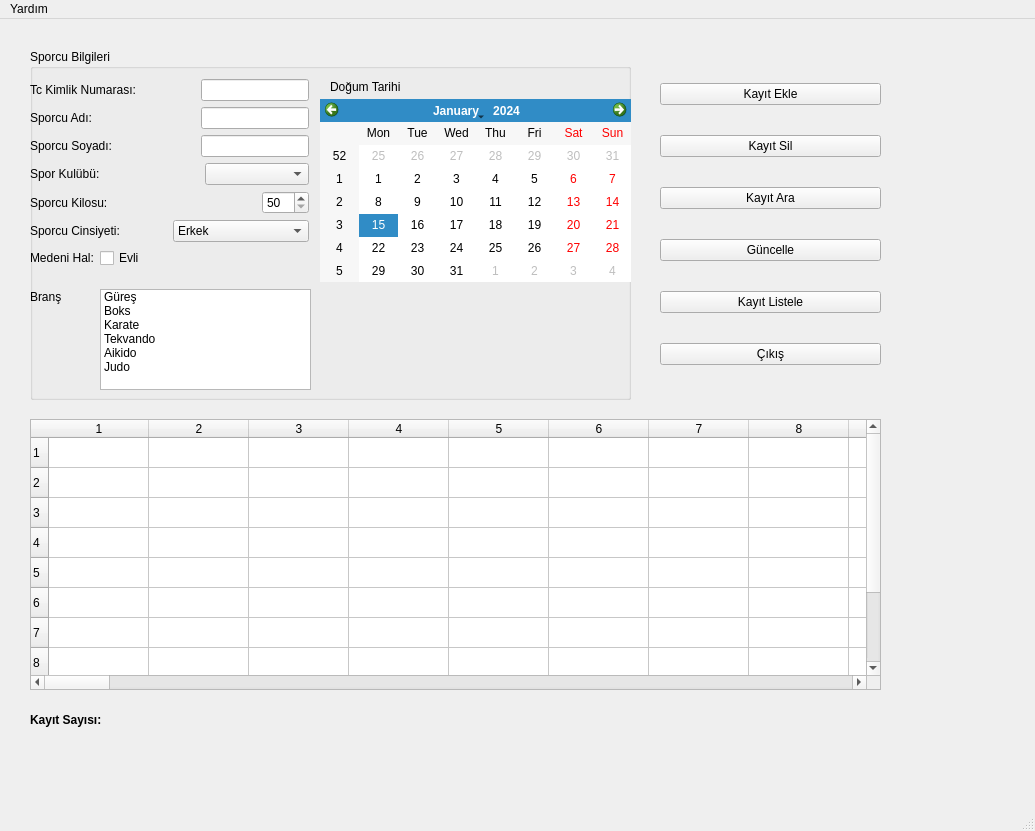
<?xml version="1.0" encoding="UTF-8"?>
<ui version="4.0">
 <class>MainWindow</class>
 <widget class="QMainWindow" name="MainWindow">
  <property name="geometry">
   <rect>
    <x>0</x>
    <y>0</y>
    <width>1035</width>
    <height>831</height>
   </rect>
  </property>
  <property name="windowTitle">
   <string>MainWindow</string>
  </property>
  <property name="styleSheet">
   <string notr="true">.QWidget {
   background-color: beige;
}

/* Nice Windows-XP-style password character. */
QLineEdit[echoMode=&quot;2&quot;] {
    lineedit-password-character: 9679;
}

/* We provide a min-width and min-height for push buttons
   so that they look elegant regardless of the width of the text. */
QPushButton {
    background-color: palegoldenrod;
    border-width: 2px;
    border-color: darkkhaki;
    border-style: solid;
    border-radius: 5;
    padding: 3px;
    min-width: 9ex;
    min-height: 2.5ex;
}

QPushButton:hover {
   background-color: khaki;
}

/* Increase the padding, so the text is shifted when the button is
   pressed. */
QPushButton:pressed {
    padding-left: 5px;
    padding-top: 5px;
    background-color: #d0d67c;
}

QLabel, QAbstractButton {
    font: bold;
}

/* Mark mandatory fields with a brownish color. */
.mandatory {
    color: brown;
}

/* Bold text on status bar looks awful. */
QStatusBar QLabel {
   font: normal;
}

QStatusBar::item {
    border-width: 1;
    border-color: darkkhaki;
    border-style: solid;
    border-radius: 2;
}

QComboBox, QLineEdit, QSpinBox, QTextEdit, QListView {
    background-color: cornsilk;
    selection-color: #0a214c; 
    selection-background-color: #C19A6B;
}

QListView {
    show-decoration-selected: 1;
}

QListView::item:hover {
    background-color: wheat;
}

/* We reserve 1 pixel space in padding. When we get the focus,
   we kill the padding and enlarge the border. This makes the items
   glow. */
QLineEdit, QFrame {
    border-width: 2px;
    padding: 1px;
    border-style: solid;
    border-color: darkkhaki;
    border-radius: 5px;
}

/* As mentioned above, eliminate the padding and increase the border. */
QLineEdit:focus, QFrame:focus {
    border-width: 3px;
    padding: 0px;
}

/* A QLabel is a QFrame ... */
QLabel {
    border: none;
    padding: 0;
    background: none;
}

/* A QToolTip is a QLabel ... */
QToolTip {
    border: 2px solid darkkhaki;
    padding: 5px;
    border-radius: 3px;
    opacity: 200;
}

/* Nice to have the background color change when hovered. */
QRadioButton:hover, QCheckBox:hover {
    background-color: wheat;
}

/* Force the dialog's buttons to follow the Windows guidelines. */
QDialogButtonBox {
    button-layout: 0;
}


© 2021 GitHub, Inc.</string>
  </property>
  <widget class="QWidget" name="centralwidget">
   <widget class="QGroupBox" name="groupBox">
    <property name="geometry">
     <rect>
      <x>30</x>
      <y>30</y>
      <width>601</width>
      <height>351</height>
     </rect>
    </property>
    <property name="title">
     <string>Sporcu Bilgileri</string>
    </property>
    <widget class="QListWidget" name="lwBrans">
     <property name="geometry">
      <rect>
       <x>70</x>
       <y>240</y>
       <width>211</width>
       <height>101</height>
      </rect>
     </property>
     <item>
      <property name="text">
       <string>Güreş</string>
      </property>
     </item>
     <item>
      <property name="text">
       <string>Boks</string>
      </property>
     </item>
     <item>
      <property name="text">
       <string>Karate</string>
      </property>
     </item>
     <item>
      <property name="text">
       <string>Tekvando</string>
      </property>
     </item>
     <item>
      <property name="text">
       <string>Aikido</string>
      </property>
     </item>
     <item>
      <property name="text">
       <string>Judo</string>
      </property>
     </item>
    </widget>
    <widget class="QLabel" name="label_9">
     <property name="geometry">
      <rect>
       <x>300</x>
       <y>30</y>
       <width>71</width>
       <height>16</height>
      </rect>
     </property>
     <property name="text">
      <string>Doğum Tarihi</string>
     </property>
    </widget>
    <widget class="QCalendarWidget" name="cwDTarihi">
     <property name="geometry">
      <rect>
       <x>290</x>
       <y>50</y>
       <width>312</width>
       <height>183</height>
      </rect>
     </property>
    </widget>
    <widget class="QLabel" name="label_8">
     <property name="geometry">
      <rect>
       <x>0</x>
       <y>240</y>
       <width>31</width>
       <height>16</height>
      </rect>
     </property>
     <property name="text">
      <string>Branş</string>
     </property>
    </widget>
    <widget class="QWidget" name="">
     <property name="geometry">
      <rect>
       <x>0</x>
       <y>30</y>
       <width>279</width>
       <height>196</height>
      </rect>
     </property>
     <layout class="QVBoxLayout" name="verticalLayout">
      <item>
       <layout class="QHBoxLayout" name="horizontalLayout">
        <item>
         <widget class="QLabel" name="label">
          <property name="text">
           <string>Tc Kimlik Numarası:</string>
          </property>
         </widget>
        </item>
        <item>
         <spacer name="horizontalSpacer">
          <property name="orientation">
           <enum>Qt::Horizontal</enum>
          </property>
          <property name="sizeHint" stdset="0">
           <size>
            <width>40</width>
            <height>20</height>
           </size>
          </property>
         </spacer>
        </item>
        <item>
         <widget class="QLineEdit" name="lneTCK">
          <property name="maxLength">
           <number>11</number>
          </property>
         </widget>
        </item>
       </layout>
      </item>
      <item>
       <layout class="QHBoxLayout" name="horizontalLayout_2">
        <item>
         <widget class="QLabel" name="label_2">
          <property name="text">
           <string>Sporcu Adı:</string>
          </property>
         </widget>
        </item>
        <item>
         <spacer name="horizontalSpacer_2">
          <property name="orientation">
           <enum>Qt::Horizontal</enum>
          </property>
          <property name="sizeHint" stdset="0">
           <size>
            <width>40</width>
            <height>20</height>
           </size>
          </property>
         </spacer>
        </item>
        <item>
         <widget class="QLineEdit" name="lneSporcuAdi"/>
        </item>
       </layout>
      </item>
      <item>
       <layout class="QHBoxLayout" name="horizontalLayout_3">
        <item>
         <widget class="QLabel" name="label_4">
          <property name="text">
           <string>Sporcu Soyadı:</string>
          </property>
         </widget>
        </item>
        <item>
         <spacer name="horizontalSpacer_3">
          <property name="orientation">
           <enum>Qt::Horizontal</enum>
          </property>
          <property name="sizeHint" stdset="0">
           <size>
            <width>40</width>
            <height>20</height>
           </size>
          </property>
         </spacer>
        </item>
        <item>
         <widget class="QLineEdit" name="lneSporcuSoyadi"/>
        </item>
       </layout>
      </item>
      <item>
       <layout class="QHBoxLayout" name="horizontalLayout_4">
        <item>
         <widget class="QLabel" name="label_3">
          <property name="text">
           <string>Spor Kulübü:</string>
          </property>
         </widget>
        </item>
        <item>
         <spacer name="horizontalSpacer_4">
          <property name="orientation">
           <enum>Qt::Horizontal</enum>
          </property>
          <property name="sizeHint" stdset="0">
           <size>
            <width>40</width>
            <height>20</height>
           </size>
          </property>
         </spacer>
        </item>
        <item>
         <widget class="QComboBox" name="cmbSporKulubu">
          <property name="currentIndex">
           <number>-1</number>
          </property>
          <item>
           <property name="text">
            <string>Galatasaray</string>
           </property>
          </item>
          <item>
           <property name="text">
            <string>Fenerbahçe</string>
           </property>
          </item>
          <item>
           <property name="text">
            <string>Beşiktaş</string>
           </property>
          </item>
          <item>
           <property name="text">
            <string>Trabzonspor</string>
           </property>
          </item>
          <item>
           <property name="text">
            <string>Eskişehirspor</string>
           </property>
          </item>
          <item>
           <property name="text">
            <string>Bursaspor</string>
           </property>
          </item>
         </widget>
        </item>
       </layout>
      </item>
      <item>
       <layout class="QHBoxLayout" name="horizontalLayout_5">
        <item>
         <widget class="QLabel" name="label_6">
          <property name="text">
           <string>Sporcu Kilosu:</string>
          </property>
         </widget>
        </item>
        <item>
         <spacer name="horizontalSpacer_5">
          <property name="orientation">
           <enum>Qt::Horizontal</enum>
          </property>
          <property name="sizeHint" stdset="0">
           <size>
            <width>40</width>
            <height>20</height>
           </size>
          </property>
         </spacer>
        </item>
        <item>
         <spacer name="horizontalSpacer_6">
          <property name="orientation">
           <enum>Qt::Horizontal</enum>
          </property>
          <property name="sizeHint" stdset="0">
           <size>
            <width>40</width>
            <height>20</height>
           </size>
          </property>
         </spacer>
        </item>
        <item>
         <widget class="QSpinBox" name="spnKilo">
          <property name="minimum">
           <number>50</number>
          </property>
          <property name="maximum">
           <number>130</number>
          </property>
         </widget>
        </item>
       </layout>
      </item>
      <item>
       <layout class="QHBoxLayout" name="horizontalLayout_6">
        <item>
         <widget class="QLabel" name="label_5">
          <property name="text">
           <string>Sporcu Cinsiyeti:</string>
          </property>
         </widget>
        </item>
        <item>
         <widget class="QComboBox" name="cmbCinsiyet">
          <item>
           <property name="text">
            <string>Erkek</string>
           </property>
          </item>
          <item>
           <property name="text">
            <string>Kadın</string>
           </property>
          </item>
         </widget>
        </item>
       </layout>
      </item>
      <item>
       <layout class="QHBoxLayout" name="horizontalLayout_7">
        <item>
         <widget class="QLabel" name="label_7">
          <property name="text">
           <string>Medeni Hal:</string>
          </property>
         </widget>
        </item>
        <item>
         <widget class="QCheckBox" name="chkMedeniHal">
          <property name="text">
           <string>Evli</string>
          </property>
         </widget>
        </item>
        <item>
         <spacer name="horizontalSpacer_7">
          <property name="orientation">
           <enum>Qt::Horizontal</enum>
          </property>
          <property name="sizeHint" stdset="0">
           <size>
            <width>40</width>
            <height>20</height>
           </size>
          </property>
         </spacer>
        </item>
       </layout>
      </item>
     </layout>
    </widget>
   </widget>
   <widget class="QTableWidget" name="tblwSporcuBilgi">
    <property name="geometry">
     <rect>
      <x>30</x>
      <y>400</y>
      <width>851</width>
      <height>271</height>
     </rect>
    </property>
    <property name="rowCount">
     <number>10</number>
    </property>
    <property name="columnCount">
     <number>100</number>
    </property>
    <row/>
    <row/>
    <row/>
    <row/>
    <row/>
    <row/>
    <row/>
    <row/>
    <row/>
    <row/>
    <column/>
    <column/>
    <column/>
    <column/>
    <column/>
    <column/>
    <column/>
    <column/>
    <column/>
    <column/>
    <column/>
    <column/>
    <column/>
    <column/>
    <column/>
    <column/>
    <column/>
    <column/>
    <column/>
    <column/>
    <column/>
    <column/>
    <column/>
    <column/>
    <column/>
    <column/>
    <column/>
    <column/>
    <column/>
    <column/>
    <column/>
    <column/>
    <column/>
    <column/>
    <column/>
    <column/>
    <column/>
    <column/>
    <column/>
    <column/>
    <column/>
    <column/>
    <column/>
    <column/>
    <column/>
    <column/>
    <column/>
    <column/>
    <column/>
    <column/>
    <column/>
    <column/>
    <column/>
    <column/>
    <column/>
    <column/>
    <column/>
    <column/>
    <column/>
    <column/>
    <column/>
    <column/>
    <column/>
    <column/>
    <column/>
    <column/>
    <column/>
    <column/>
    <column/>
    <column/>
    <column/>
    <column/>
    <column/>
    <column/>
    <column/>
    <column/>
    <column/>
    <column/>
    <column/>
    <column/>
    <column/>
    <column/>
    <column/>
    <column/>
    <column/>
    <column/>
    <column/>
    <column/>
    <column/>
    <column/>
    <column/>
    <column/>
    <column/>
    <column/>
    <column/>
    <column/>
    <column/>
    <column/>
    <column/>
    <column/>
   </widget>
   <widget class="QWidget" name="">
    <property name="geometry">
     <rect>
      <x>660</x>
      <y>40</y>
      <width>221</width>
      <height>331</height>
     </rect>
    </property>
    <layout class="QVBoxLayout" name="verticalLayout_2">
     <item>
      <widget class="QPushButton" name="btnEkle">
       <property name="text">
        <string>Kayıt Ekle</string>
       </property>
      </widget>
     </item>
     <item>
      <widget class="QPushButton" name="btnSil">
       <property name="text">
        <string>Kayıt Sil</string>
       </property>
      </widget>
     </item>
     <item>
      <widget class="QPushButton" name="btnAra">
       <property name="text">
        <string>Kayıt Ara</string>
       </property>
      </widget>
     </item>
     <item>
      <widget class="QPushButton" name="btnGuncelle">
       <property name="text">
        <string>Güncelle</string>
       </property>
      </widget>
     </item>
     <item>
      <widget class="QPushButton" name="btnListele">
       <property name="text">
        <string>Kayıt Listele</string>
       </property>
      </widget>
     </item>
     <item>
      <widget class="QPushButton" name="btnCikis">
       <property name="text">
        <string>Çıkış</string>
       </property>
      </widget>
     </item>
    </layout>
   </widget>
   <widget class="QWidget" name="">
    <property name="geometry">
     <rect>
      <x>30</x>
      <y>690</y>
      <width>170</width>
      <height>21</height>
     </rect>
    </property>
    <layout class="QHBoxLayout" name="horizontalLayout_8">
     <item>
      <widget class="QLabel" name="label_10">
       <property name="font">
        <font>
         <weight>75</weight>
         <italic>false</italic>
         <bold>true</bold>
        </font>
       </property>
       <property name="text">
        <string>Kayıt Sayısı:</string>
       </property>
      </widget>
     </item>
     <item>
      <widget class="QLabel" name="lblKayitSayisi">
       <property name="font">
        <font>
         <weight>75</weight>
         <italic>false</italic>
         <bold>true</bold>
        </font>
       </property>
       <property name="text">
        <string/>
       </property>
      </widget>
     </item>
    </layout>
   </widget>
  </widget>
  <widget class="QMenuBar" name="menubar">
   <property name="geometry">
    <rect>
     <x>0</x>
     <y>0</y>
     <width>1035</width>
     <height>21</height>
    </rect>
   </property>
   <widget class="QMenu" name="menuYard_m">
    <property name="title">
     <string>Yardım</string>
    </property>
    <addaction name="menuHakkinda"/>
   </widget>
   <addaction name="menuYard_m"/>
  </widget>
  <widget class="QStatusBar" name="statusbar"/>
  <action name="menuHakkinda">
   <property name="text">
    <string>Hakkında</string>
   </property>
  </action>
 </widget>
 <resources/>
 <connections/>
</ui>
